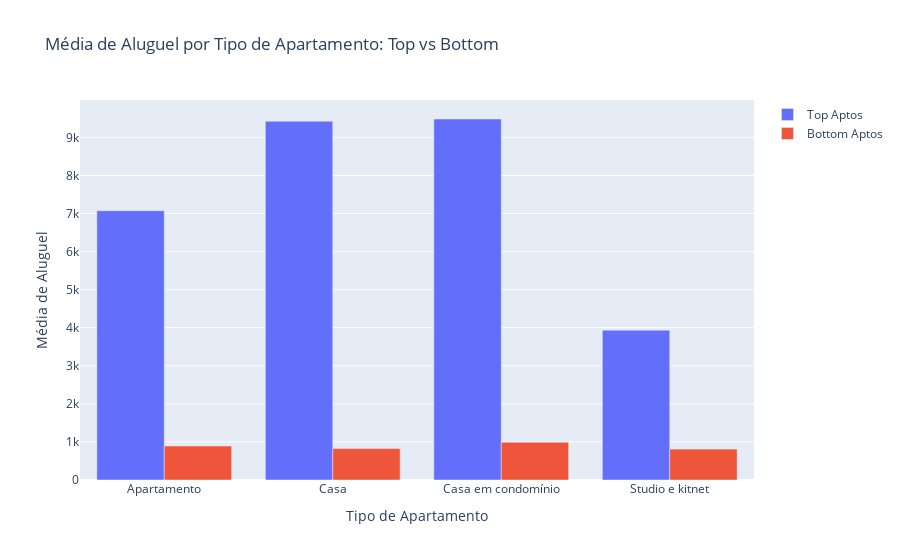

This figure's notebook cell:
### Markdown cell above
E quando olhamos por tipo de imóvel:

### Code cell
rent_by_type_top = top_aptos.groupby("type")["rent"].mean().reset_index()
rent_by_type_bottom = bottom_aptos.groupby("type")["rent"].mean().reset_index()

fig = go.Figure()

fig.add_trace(go.Bar(
    x=rent_by_type_top["type"],
    y=rent_by_type_top["rent"],
    name="Top Aptos"
))

fig.add_trace(go.Bar(
    x=rent_by_type_bottom["type"],
    y=rent_by_type_bottom["rent"],
    name="Bottom Aptos"
))

fig.update_layout(
    title="Média de Aluguel por Tipo de Apartamento: Top vs Bottom",
    xaxis_title="Tipo de Apartamento",
    yaxis_title="Média de Aluguel"
)

fig.write_image("../data/plotly-imgs/aluguel_tipo_apartamento.jpg")
fig.show()

### Figure 1 — Plotly figure (JSON) as saved in the notebook; plotly's stock layout.template omitted (floating-point values rounded to 4 significant figures)
{"data": [{"name": "Top Aptos", "type": "bar", "x": ["Apartamento", "Casa", "Casa em condomínio", "Studio e kitnet"], "y": [7073.0, 9426.0, 9483.0, 3936.0]}, {"name": "Bottom Aptos", "type": "bar", "x": ["Apartamento", "Casa", "Casa em condomínio", "Studio e kitnet"], "y": [891.8, 824.6, 993.3, 811.2]}], "layout": {"title": {"text": "Média de Aluguel por Tipo de Apartamento: Top vs Bottom"}, "xaxis": {"title": {"text": "Tipo de Apartamento"}}, "yaxis": {"title": {"text": "Média de Aluguel"}}}}
